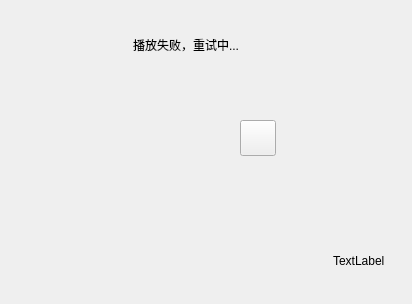
<?xml version="1.0" encoding="UTF-8"?>
<ui version="4.0">
 <class>VideoWidget</class>
 <widget class="QWidget" name="VideoWidget">
  <property name="windowModality">
   <enum>Qt::WindowModality::WindowModal</enum>
  </property>
  <property name="enabled">
   <bool>true</bool>
  </property>
  <property name="geometry">
   <rect>
    <x>0</x>
    <y>0</y>
    <width>412</width>
    <height>304</height>
   </rect>
  </property>
  <property name="mouseTracking">
   <bool>true</bool>
  </property>
  <property name="focusPolicy">
   <enum>Qt::FocusPolicy::ClickFocus</enum>
  </property>
  <property name="windowTitle">
   <string>Form</string>
  </property>
  <property name="autoFillBackground">
   <bool>false</bool>
  </property>
  <property name="styleSheet">
   <string notr="true"/>
  </property>
  <layout class="QVBoxLayout" name="verticalLayout">
   <property name="spacing">
    <number>0</number>
   </property>
   <property name="leftMargin">
    <number>0</number>
   </property>
   <property name="topMargin">
    <number>0</number>
   </property>
   <property name="rightMargin">
    <number>0</number>
   </property>
   <property name="bottomMargin">
    <number>0</number>
   </property>
   <item>
    <widget class="QWidget" name="backWidget" native="true">
     <property name="autoFillBackground">
      <bool>false</bool>
     </property>
     <widget class="QWidget" name="nameWidget" native="true">
      <property name="geometry">
       <rect>
        <x>20</x>
        <y>250</y>
        <width>371</width>
        <height>22</height>
       </rect>
      </property>
      <property name="styleSheet">
       <string notr="true"/>
      </property>
      <layout class="QHBoxLayout" name="horizontalLayout">
       <property name="topMargin">
        <number>0</number>
       </property>
       <property name="rightMargin">
        <number>6</number>
       </property>
       <property name="bottomMargin">
        <number>0</number>
       </property>
       <item>
        <spacer name="horizontalSpacer">
         <property name="orientation">
          <enum>Qt::Orientation::Horizontal</enum>
         </property>
         <property name="sizeHint" stdset="0">
          <size>
           <width>62</width>
           <height>20</height>
          </size>
         </property>
        </spacer>
       </item>
       <item>
        <widget class="QLabel" name="nameLabel">
         <property name="maximumSize">
          <size>
           <width>200</width>
           <height>16777215</height>
          </size>
         </property>
         <property name="styleSheet">
          <string notr="true"/>
         </property>
         <property name="text">
          <string>TextLabel</string>
         </property>
        </widget>
       </item>
      </layout>
     </widget>
     <widget class="QWidget" name="errorWidget" native="true">
      <property name="geometry">
       <rect>
        <x>20</x>
        <y>20</y>
        <width>331</width>
        <height>49</height>
       </rect>
      </property>
      <property name="styleSheet">
       <string notr="true"/>
      </property>
      <layout class="QHBoxLayout" name="horizontalLayout_2">
       <item>
        <spacer name="horizontalSpacer_2">
         <property name="orientation">
          <enum>Qt::Orientation::Horizontal</enum>
         </property>
         <property name="sizeHint" stdset="0">
          <size>
           <width>63</width>
           <height>20</height>
          </size>
         </property>
        </spacer>
       </item>
       <item>
        <widget class="QLabel" name="errorLabel">
         <property name="styleSheet">
          <string notr="true"/>
         </property>
         <property name="text">
          <string>播放失败，重试中...</string>
         </property>
        </widget>
       </item>
       <item>
        <spacer name="horizontalSpacer_3">
         <property name="orientation">
          <enum>Qt::Orientation::Horizontal</enum>
         </property>
         <property name="sizeHint" stdset="0">
          <size>
           <width>63</width>
           <height>20</height>
          </size>
         </property>
        </spacer>
       </item>
      </layout>
     </widget>
     <widget class="QPushButton" name="closeBtn">
      <property name="geometry">
       <rect>
        <x>240</x>
        <y>120</y>
        <width>36</width>
        <height>36</height>
       </rect>
      </property>
      <property name="cursor">
       <cursorShape>PointingHandCursor</cursorShape>
      </property>
      <property name="text">
       <string/>
      </property>
     </widget>
    </widget>
   </item>
  </layout>
 </widget>
 <resources/>
 <connections/>
</ui>
